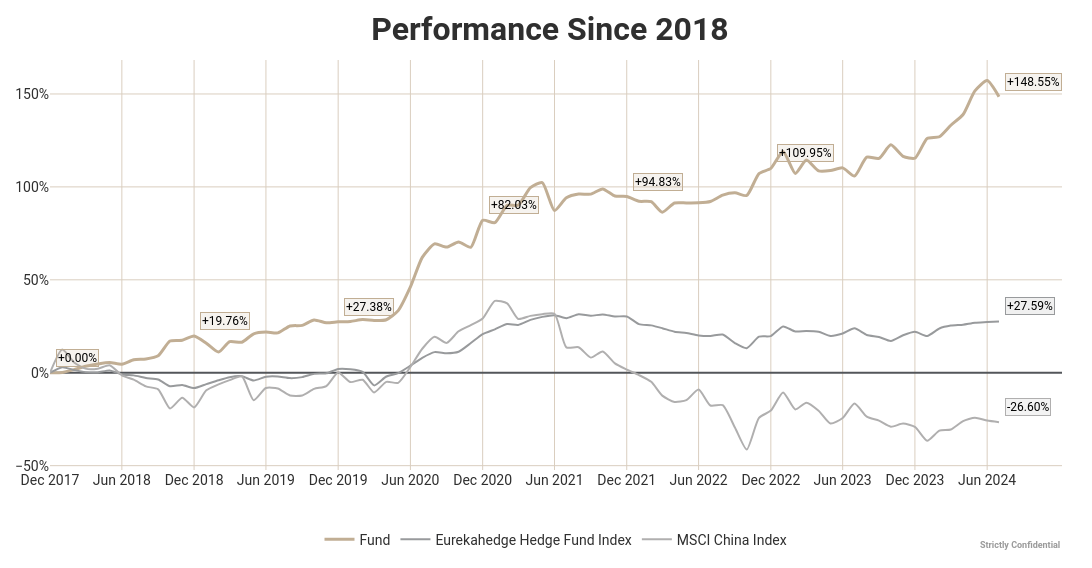

Notebook cell for this chart:
### Markdown cell above
#### Plot Cumulative Return

### Code cell
funds_to_be_plot = subset_of_funds(funds, ['RDGFF', 'EUREKAHEDGE','MSCI CHINA'])
start_month = "2007-12"
end_month = "2024-7"

plot = plot_cumulative_returns(
    funds=funds_to_be_plot,
    title="",
    start_month=start_month,
    end_month=end_month,
    style="excel",
    language="en",
    blur=True,
    aspect_lock=True,
    custom_ticks=False,
    save=False,
    toggle=False
    )
